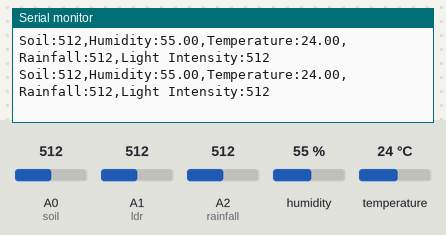
The sketch below on a simulated Arduino Uno, built with avr-gcc and run on an emulated ATmega328P. Shown: the last lines printed to the serial monitor. Inputs (shaded band) come from the test bench; at power-on: humidity 55 %, A0 (soil) = 512, A1 (ldr) = 512, A2 (rainfall) = 512, temperature 24 °C.

Above: at 4.8 s.
4.9 s: humidity set to 22 %
At 8.4 s:
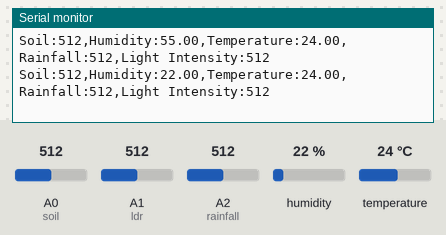
9.9 s: A0 (soil) set to 716
At 12.8 s:
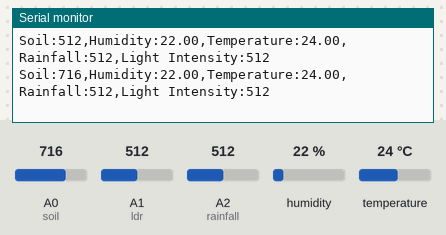
14.9 s: A1 (ldr) set to 716
At 17.1 s:
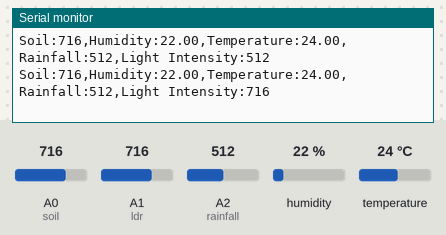
24.3 s: A2 (rainfall) set to 716
At 24.3 s:
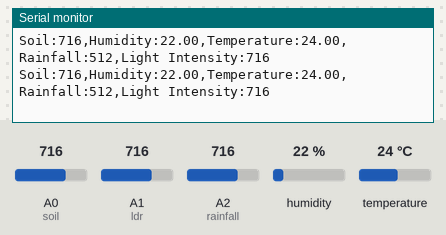
29.3 s: temperature set to 12 °C
At 33.2 s:
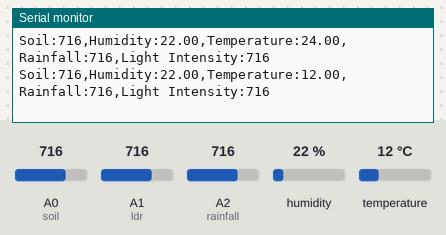
34.3 s: A0 (soil) set to 992
At 37.6 s:
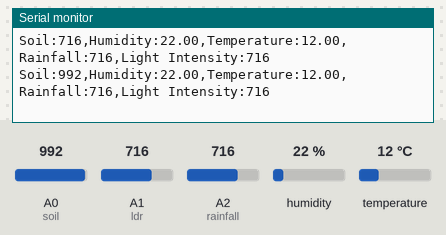
Timing chart, 0 to 39.1 s (numbered marks = the images above; inputs shaded):
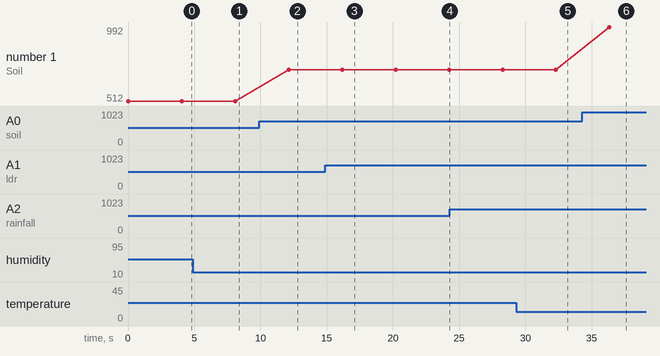

The sketch:

Durga.ino
```cpp
#include<DHT.h>
DHT dht(2,DHT11);
int soil = A0;
int ldr = A1;
int rainfall = A2;

void setup()
{
 pinMode(soil,INPUT);
 pinMode(ldr,INPUT);
 pinMode(rainfall,INPUT);
 Serial.begin(9600);
 dht.begin();
}

void loop()
{
 int s = analogRead(soil);
 int l = analogRead(ldr);
 int r = analogRead(rainfall);
 float h=dht.readHumidity();
 float t=dht.readTemperature();
 if(isnan(h)||isnan(t)){
 return;
 }
 Serial.print("Soil:");
 Serial.print(s);
 Serial.print(",Humidity:");
 Serial.print(h);
 Serial.print(",Temperature:");
 Serial.print(t);
 Serial.print(",Rainfall:");
 Serial.print(r);
 Serial.print(",Light Intensity:");
 Serial.println(l);
 delay(4000);
}
```

Measured:
- after the input at 4.9 s, the serial monitor: prints a new line after 3.2 s (image 1)
- after the input at 9.9 s, the serial monitor: prints a new line after 2.2 s (image 2)
- after the input at 14.9 s, the serial monitor: prints a new line after 1.3 s (image 3)
- after the input at 29.3 s, the serial monitor: prints a new line after 3.0 s (image 5)
- after the input at 34.3 s, the serial monitor: prints a new line after 2.0 s (image 6)
- plotted number 1: 512 → 716 after the input at 9.9 s, 716 → 992 after the input at 34.3 s
